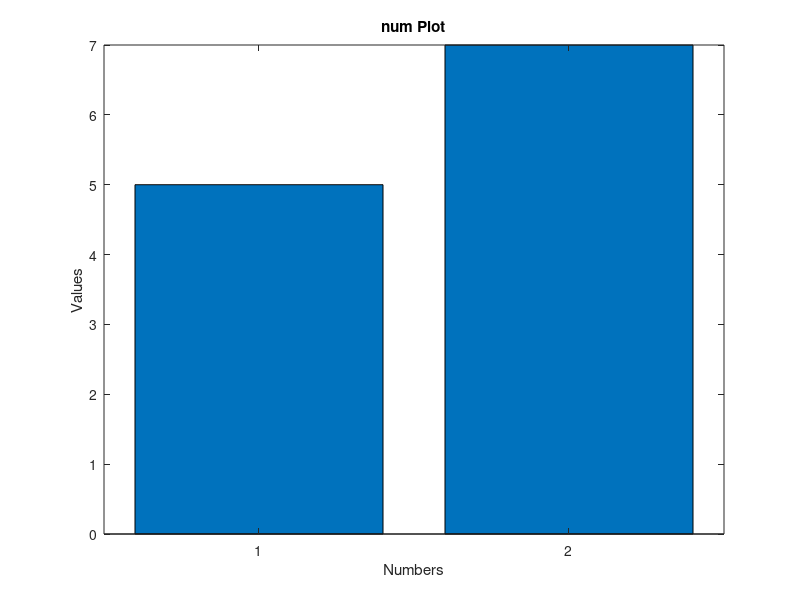

MATLAB code for this plot: (Note: this script raises an error after producing the figure.)
% This is a simple MATLAB code to calculate the average of two numbers and plot them

% Initialize the variables
num1 = 5;
num2 = 7;

% Calculate the average of the two numbers
average = (num1 + num2) / 2;

% Display the result
disp(['The average of ' num2str(num1) ' and ' num2str(num2) ' is ' num2str(average)]);

% Plot the two numbers
figure;
bar([num1, num2]);
title('num Plot');
xlabel('Numbers');
ylabel('Values');
ylim([])
